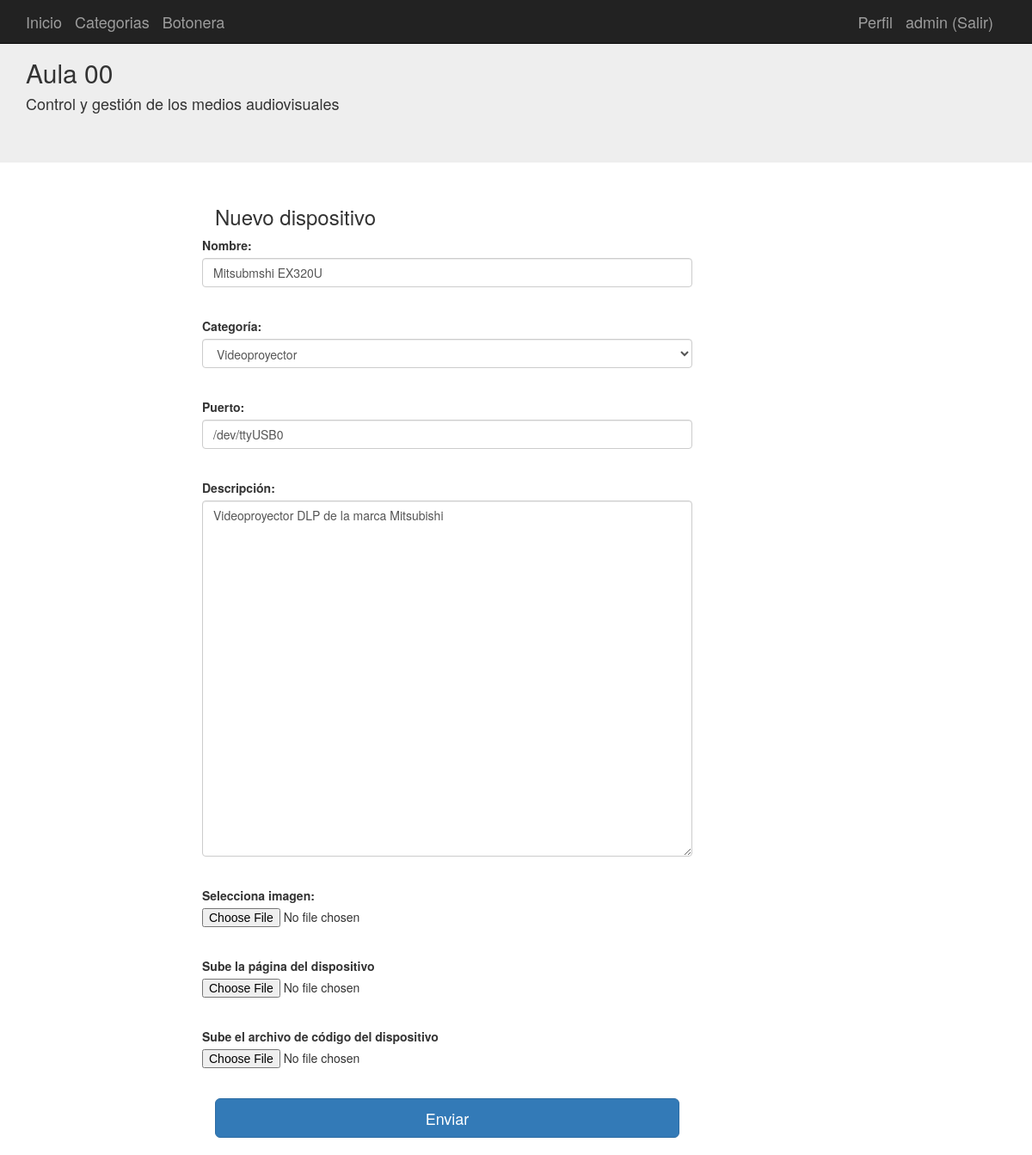
Page /dispositivo/1/edit (signed in) on the committed database.
### aplicacion/models.py (models this page shows, shortened)
class Usuarios(db.Model):
	__tablename__ = 'usuarios'
	id = Column(Integer, primary_key=True)
	username = Column(String(100),nullable=False)
	password_hash = Column(String(128),nullable=False)
	nombre = Column(String(200),nullable=False)
	email = Column(String(200),nullable=False)
	admin = Column(Boolean, default=False)
	@property
	def password(self):
		raise AttributeError('password is not a readable attribute')
	def is_admin(self):
		return self.admin

class Dispositivos(db.Model):
	__tablename__ = 'dispositivos'
	id = Column(Integer, primary_key=True)
	nombre = Column(String(100),nullable=False)
	descripcion = Column(String(255))
	imagen = Column(String(255))
	puerto = Column(String(100))
	archivoHTML = Column(String(255))
	archivoPY = Column(String(255))
	CategoriaId=Column(Integer,ForeignKey('categorias.id'), nullable=False)
	categoria = relationship("Categorias", backref="Dispositivos")
	comando = relationship("Comandos", cascade="all, delete-orphan",backref = "Dispositivos",lazy='dynamic')

### aplicacion/app.py (the view, shortened to what this page needs)
@app.route('/dispositivo/<id>/edit', methods=["get","post"])
@login_required
def dispositivo_edit(id):
	if not current_user.is_admin():
		abort(404)
	disp=Dispositivos.query.get(id)
	if disp is None:
		abort(404)
	form=formDispositivo(obj=disp)
	categorias=[(c.id, c.nombre) for c in Categorias.query.all()[1:]]
	form.CategoriaId.choices = categorias
	return render_template("dispositivo_new.html",form=form)

### aplicacion/forms.py
class formDispositivo(FlaskForm):
	nombre=StringField("Nombre:",validators=[Required("Tienes que introducir el dato")])
	CategoriaId=SelectField("Categoría:",coerce=int)
	puerto=StringField("Puerto:",default="/dev/ttyUSB0" ,validators=[Required("Tienes que introducir el dato")])
	descripcion= TextAreaField("Descripción:")
	imagen = FileField('Selecciona imagen:')
	archivoHTML = FileField ('Sube la página del dispositivo')
	archivoPY = FileField ('Sube el archivo de código del dispositivo')
	submit = SubmitField('Enviar')

### aplicacion/app.py (called while the page is built)
@login_manager.user_loader
def load_user(user_id):
	return Usuarios.query.get(int(user_id))

### aplicacion/templates/dispositivo_new.html (shortened to what this page needs)
{% extends "base.html" %}
{% block contenido %}
<div class="container">
  <div class="col-md-2"></div>
  <div class="col-md-6">
    <h3>Nuevo dispositivo</h3>
      <form class="form-horizontal" method="post" enctype="multipart/form-data">
        <div class="form-group">
          {{form.nombre.label() }}{{form.nombre(size="100",class="form-control")}}<br/>
        </div>
        <div class="form-group">
          {{form.CategoriaId.label() }}{{form.CategoriaId(class="form-control")}}<br/>
        </div>
        <div class="form-group">
          {{form.puerto.label() }}{{form.puerto(size="10",class="form-control")}}<br/>
        </div>
        <div class="form-group">
          {{form.descripcion.label() }}<br/>{{form.descripcion(rows="20",cols="60",class="form-control")}}<br/>
        </div>
        <div class="form-group">
          {{form.imagen.label() }}{{form.imagen()}}<br/>
        </div>
        <div class="form-group">
          {{form.archivoHTML.label() }}{{form.archivoHTML()}}<br/>
        </div>
        <div class="form-group">
          {{form.archivoPY.label() }}{{form.archivoPY()}}<br/>
        </div>
          {{form.submit(class="btn btn-lg btn-primary btn-block")}}
    </form>
    <br/>
  </div>
</div>
{% endblock %}

### aplicacion/templates/base.html (shortened to what this page needs)
{% extends "bootstrap/base.html" %}
{% block navbar %}
<link rel="stylesheet" href="/static/css/style.css">
<nav class="navbar navbar-inverse navbar-fixed-top">
      <div class="container">
        <div class="navbar-header">
          <a class="navbar-brand" href="/">Inicio</a>
          <a class="navbar-brand" href="{{url_for('categorias')}}">Categorias</a>
          <a class="navbar-brand" href="{{url_for('botonera')}}">Botonera</a>
        </div>
        <div id="navbar" class="navbar-collapse collapse navbar-right">
          {% if current_user.is_authenticated %}
          <a class="navbar-brand " href="/perfil/{{ current_user.username}}"> Perfil</a>
          <a class="navbar-brand " href="/logout"> {{ current_user.username}} (Salir)</a>
          {% else %}
          <a class="navbar-brand " href="/login">Login</a>
          <a class="navbar-brand " href="/registro">Registro</a>
          {% endif %}
        </div>
      </div>
    </nav>
    <div class="jumbotron">
      <div class="container">
        <h2>Aula 00</h2>
        <h4>Control y gestión de los medios audiovisuales</h4>
      </div>
    </div>
{% endblock %}
{% block content %}
<div class="container-fluid">
  <div class="row">
    <div class="container">
        {% block contenido %}{% endblock %}
    </div>
</div>
{% endblock %}

### rows in the picture
Usuarios: username "admin"
Dispositivos: nombre "Mitsubmshi EX320U", CategoriaId "Videoproyector", puerto "/dev/ttyUSB0", descripcion "Videoproyector DLP de la marca Mitsubishi"
